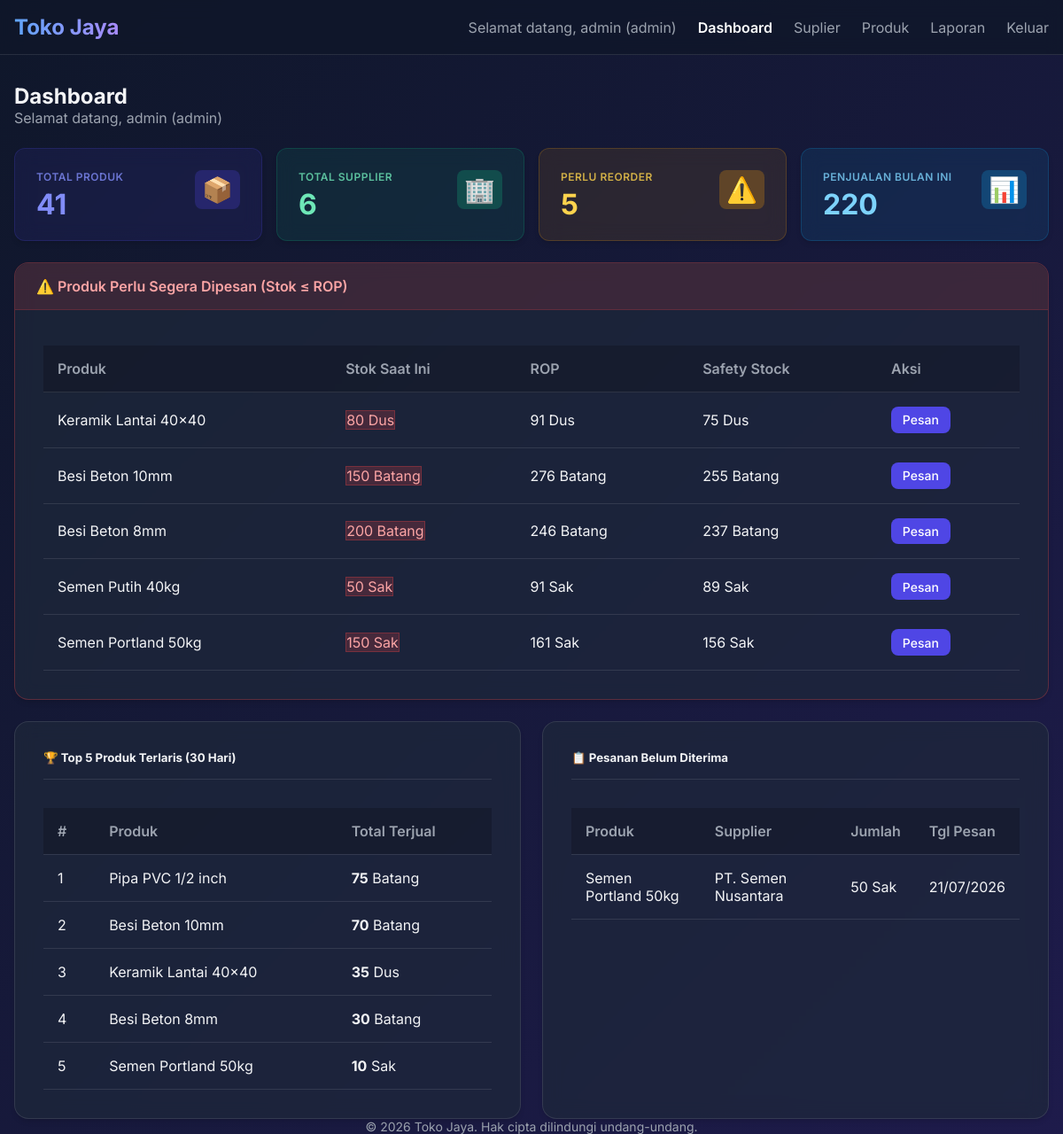
Page /public/dashboard (signed in) on the committed database.
### tables this page shows
CREATE TABLE IF NOT EXISTS `products` (
  `id` int(11) NOT NULL AUTO_INCREMENT,
  `name` varchar(255) NOT NULL,
  `unit` varchar(50) NOT NULL,
  `price` decimal(15,2) NOT NULL,
  `stock` int(11) NOT NULL DEFAULT '0',
  `ordering_cost` decimal(15,2) NOT NULL DEFAULT '0',
  `holding_cost` decimal(15,2) NOT NULL DEFAULT '0',
  `created_at` datetime NOT NULL,
  `updated_at` datetime NOT NULL,
  PRIMARY KEY (`id`)
);

CREATE TABLE IF NOT EXISTS `orders` (
  `id` int(11) NOT NULL AUTO_INCREMENT,
  `date` date NOT NULL,
  `received_date` date DEFAULT NULL COMMENT 'Tanggal barang diterima dari supplier',
  `order_quantity` int(11) NOT NULL,
  `amount` decimal(15,2) NOT NULL,
  `ordered_by` int(11) NOT NULL,
  `supplier_id` int(11) NOT NULL,
  `product_id` int(11) NOT NULL,
  `created_at` datetime NOT NULL,
  `updated_at` datetime NOT NULL,
  PRIMARY KEY (`id`),
  KEY `ordered_by` (`ordered_by`),
  KEY `supplier_id` (`supplier_id`),
  KEY `product_id` (`product_id`),
  CONSTRAINT `orders_ibfk_1` FOREIGN KEY (`ordered_by`) REFERENCES `users` (`id`) ON DELETE CASCADE,
  CONSTRAINT `orders_ibfk_2` FOREIGN KEY (`supplier_id`) REFERENCES `suppliers` (`id`) ON DELETE CASCADE,
  CONSTRAINT `orders_ibfk_3` FOREIGN KEY (`product_id`) REFERENCES `products` (`id`) ON DELETE CASCADE
);

CREATE TABLE IF NOT EXISTS `suppliers` (
  `id` int(11) NOT NULL AUTO_INCREMENT,
  `name` varchar(255) NOT NULL,
  `address` text NOT NULL,
  `phone` varchar(50) NOT NULL,
  `email` varchar(255) DEFAULT NULL,
  `default_lead_time` int(11) NOT NULL DEFAULT 7 COMMENT 'Estimasi waktu pengiriman default (hari)',
  `created_at` datetime NOT NULL,
  `updated_at` datetime NOT NULL,
  PRIMARY KEY (`id`)
);

### app/views/dashboard/index.php (the view, shortened to what the rows shown need)
<div class="d-flex justify-content-between align-items-center mb-4">
    <div>
        <h1 class="text-2xl fw-bold">Dashboard</h1>
    </div>
</div>
<?php if (!empty($data['reorder_products'])): ?>
<div class="card card-danger mb-4">
    <div class="table-responsive">
        <table class="table">
            <thead>
                <tr>
                    <th>Produk</th>
                    <th>Stok Saat Ini</th>
                    <th>ROP</th>
                    <th>Safety Stock</th>
                    <th>Aksi</th>
                </tr>
            </thead>
            <tbody>
                <?php foreach ($data['reorder_products'] as $product): ?>
                <tr>
                    <td><?= htmlspecialchars($product['name']); ?></td>
                    <td>
                        <span class="badge-danger"><?= $product['stock']; ?> <?= htmlspecialchars($product['unit']); ?></span>
                    </td>
                    <td><?= $product['rop']; ?> <?= htmlspecialchars($product['unit']); ?></td>
                    <td><?= $product['safety_stock']; ?> <?= htmlspecialchars($product['unit']); ?></td>
                    <td>
                        <a href="<?= BASEURL; ?>/products/<?= $product['id']; ?>/orders" class="btn btn-sm btn-primary">Pesan</a>
                    </td>
                </tr>
                <?php endforeach; ?>
            </tbody>
        </table>
    </div>
</div>
<?php endif; ?>
<div class="insights-grid">
    <div class="card">
        <?php if (!empty($data['top_products'])): ?>
        <div class="table-responsive">
            <table class="table">
                <thead>
                    <tr>
                        <th>#</th>
                        <th>Produk</th>
                        <th>Total Terjual</th>
                    </tr>
                </thead>
                <tbody>
                    <?php foreach ($data['top_products'] as $index => $product): ?>
                    <tr>
                        <td><?= $index + 1; ?></td>
                        <td><?= htmlspecialchars($product['name']); ?></td>
                        <td>
                            <strong><?= number_format($product['total_sold']); ?></strong> <?= htmlspecialchars($product['unit']); ?>
                        </td>
                    </tr>
                    <?php endforeach; ?>
                </tbody>
            </table>
        </div>
        <?php else: ?>
        <p class="text-muted">Belum ada data penjualan dalam 30 hari terakhir.</p>
        <?php endif; ?>
    </div>
    <div class="card">
        <?php if (!empty($data['pending_orders'])): ?>
        <div class="table-responsive">
            <table class="table">
                <thead>
                    <tr>
                        <th>Produk</th>
                        <th>Supplier</th>
                        <th>Jumlah</th>
                        <th>Tgl Pesan</th>
                    </tr>
                </thead>
                <tbody>
                    <?php foreach ($data['pending_orders'] as $order): ?>
                    <tr>
                        <td><?= htmlspecialchars($order['product_name']); ?></td>
                        <td><?= htmlspecialchars($order['supplier_name']); ?></td>
                        <td><?= number_format($order['order_quantity']); ?> <?= htmlspecialchars($order['product_unit']); ?></td>
                        <td><?= date('d/m/Y', strtotime($order['date'])); ?></td>
                    </tr>
                    <?php endforeach; ?>
                </tbody>
            </table>
        </div>
        <?php else: ?>
        <p class="text-muted">Tidak ada pesanan yang tertunda.</p>
        <?php endif; ?>
    </div>
</div>

### rows in the picture
products: name "Keramik Lantai 40x40", stock "80", unit "Dus", rop "91", safety_stock "75", total_sold "35"
products: name "Besi Beton 10mm", stock "150", unit "Batang", rop "276", safety_stock "255", total_sold "70"
products: name "Besi Beton 8mm", stock "200", unit "Batang", rop "246", safety_stock "237", total_sold "30"
products: name "Semen Putih 40kg", stock "50", unit "Sak", rop "91", safety_stock "89"
products: name "Semen Portland 50kg", stock "150", unit "Sak", rop "161", safety_stock "156", total_sold "10"
products: name "Pipa PVC 1/2 inch", total_sold "75", unit "Batang"
orders: product.name "Semen Portland 50kg", supplier.name "PT. Semen Nusantara", order_quantity "50", product.unit "Sak", date "21/07/2026"

### other values in the picture
$_SESSION['username'] "admin"
$_SESSION['role'] "admin"
$data['username'] "admin"
$data['role'] "admin"
$data['total_products'] "41"
$data['total_suppliers'] "6"
$data['reorder_count'] "5"
$data['sales_this_month'] "220"
